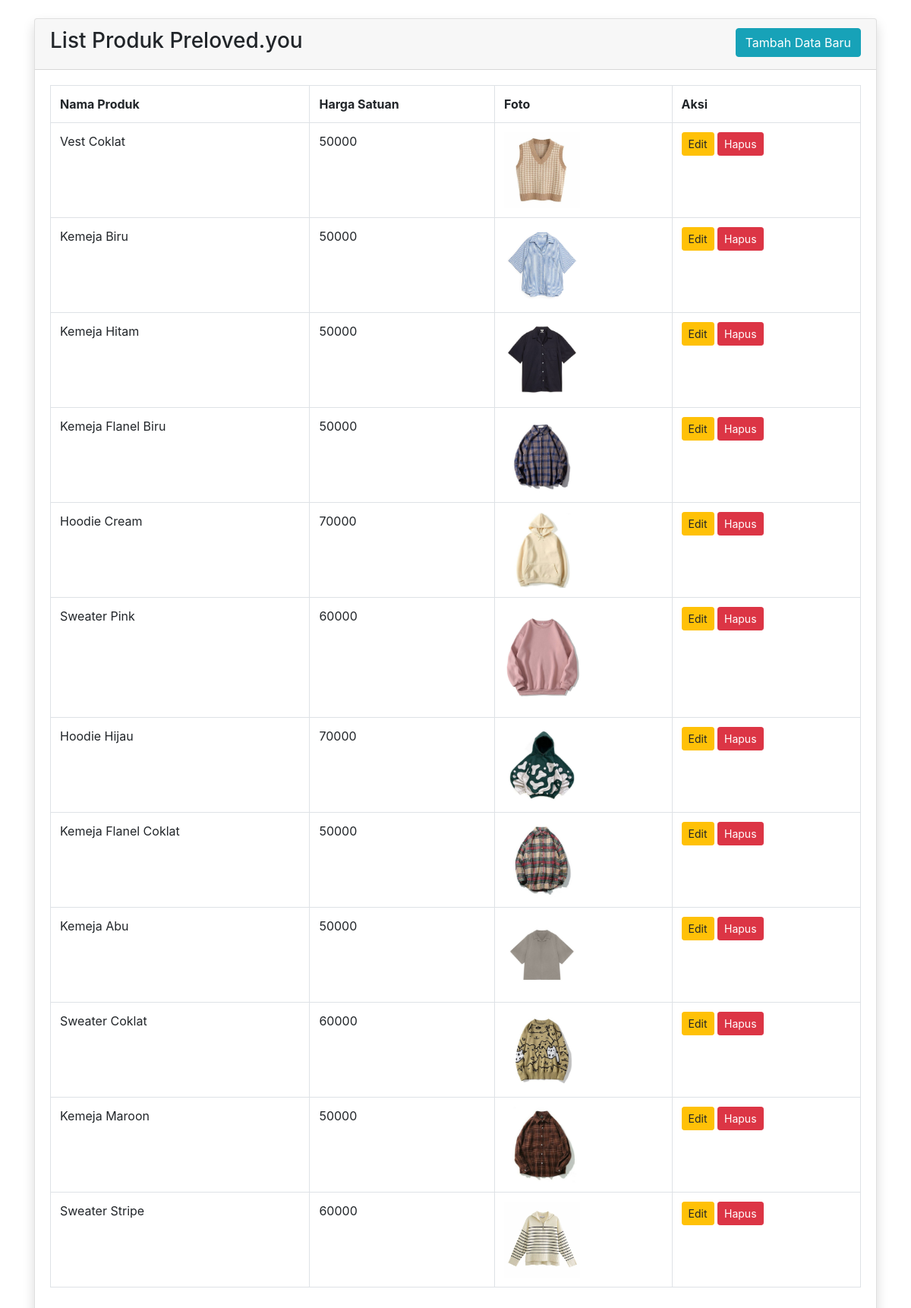
/crud/semuaproduk.php, run on the app's committed database.
### tables this page shows
CREATE TABLE `produk` (
  `id` int(11) NOT NULL,
  `nama_produk` varchar(255) NOT NULL,
  `harga_satuan` varchar(255) NOT NULL,
  `foto` varchar(255) NOT NULL
);

### crud/database.php (called while the page is built, shortened)
<?php
    class Database{
        public $host = HOST;
        public $user = USER;
        public $password = PASSWORD;
        public $database = DATABASE;
        public $link;
        public function dbConnect(){
            $this->link = mysqli_connect($this->host, $this->user, $this->password, $this->database);
        }
        public function pilih_data($query){
            $result = mysqli_query($this->link, $query) or die($this->link->error . __LINE__);
            if (mysqli_num_rows($result) > 0) {
                return $result;
            }else {
                return false;
            }
        }
    }
?>

### crud/register.php (called while the page is built, shortened)
<?php
    include_once 'database.php';
    class Register{
        public $db;
        public function __construct()
        {
            $this->db = new Database();
        }
        public function allProduk(){
            $query = "SELECT * FROM produk ORDER BY id DESC";
            $result = $this->db->pilih_data($query);
            return $result;
        }
    }
?>

### crud/semuaproduk.php (the view, shortened to what this page needs)
<?php
    include_once 'register.php';
    $re = new Register();
?>
<!DOCTYPE html>
<html>
<head>
    <link rel="stylesheet" href="https://cdn.jsdelivr.net/npm/bootstrap@4.6.0/dist/css/bootstrap.min.css"
>
</head>
<body>
    <br>
    <div class="container">
        <div class="row d-flex justify-content-center">
            <div class="col-md-12">
                <div class="card shadow">
                    <div class="card-header">
                        <div class="row">
                            <div class="col-md-6">
                                <h3>List Produk Preloved.you</h3>
                            </div>
                            <div class="col-md-6">
                                <a href="tambah.php" class="btn btn-info float-right">Tambah Data Baru</a>
                            </div>
                        </div>
                    </div>
                    <div class="card-body">
                        <table class="table table-bordered">
                            <tr>
                                <th>Nama Produk</th>
                                <th>Harga Satuan</th>
                                <th>Foto</th>
                                <th>Aksi</th>
                            </tr>
                            <?php
                                $allProd = $re->allProduk();
                                if ($allProd) {
                                    while ($row = mysqli_fetch_assoc($allProd)) {
                                        ?>
                                    <tr>
                                        <td><?=$row['nama_produk']?></td>
                                        <td><?=$row['harga_satuan']?></td>
                                        <td><img style="width: 100px;" src="<?=$row['foto']?>" class="img-fluid " alt=""></td>
                                        <td>
                                            <a href="edit.php?id=<?=base64_encode($row['id'])?>" class="btn btn-sm btn-warning">Edit</a>
                                            <a href="?delProduk=<?=base64_encode($row['id'])?>"
                                            onclick="return confirm('Apakah anda yakin ingin menghapus data ini?')"
                                            class="btn btn-sm btn-danger">Hapus</a>
                                        </td>
                                    </tr>
                                        <?php
                                    }
                                }
                            ?>
                        </table>
                    </div>
                </div>
            </div>
        </div>
    </div>
  </body>
</html>

### data on the page
produk: nama_produk "Vest Coklat", harga_satuan "50000", foto (picture)
produk: nama_produk "Kemeja Biru", harga_satuan "50000", foto (picture)
produk: nama_produk "Kemeja Hitam", harga_satuan "50000", foto (picture)
produk: nama_produk "Kemeja Flanel Biru", harga_satuan "50000", foto (picture)
produk: nama_produk "Hoodie Cream", harga_satuan "70000", foto (picture)
produk: nama_produk "Sweater Pink", harga_satuan "60000", foto (picture)
produk: nama_produk "Hoodie Hijau", harga_satuan "70000", foto (picture)
produk: nama_produk "Kemeja Flanel Coklat", harga_satuan "50000", foto (picture)
produk: nama_produk "Kemeja Abu", harga_satuan "50000", foto (picture)
produk: nama_produk "Sweater Coklat", harga_satuan "60000", foto (picture)
produk: nama_produk "Kemeja Maroon", harga_satuan "50000", foto (picture)
produk: nama_produk "Sweater Stripe", harga_satuan "60000", foto (picture)
